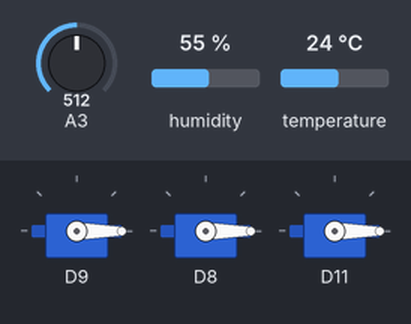
This program was run on a simulated Raspberry Pi (BCM pin numbers). On the bench: 3 × servo. The test bench sets the inputs (shaded band); at power-on: humidity 55 %, A3 = 512, temperature 24 °C (analog values on the 0–1023 scale).

Above: at 6.2 s.
6.3 s: humidity set to 22 %
11.5 s: A3 set to 716
At 14.4 s:
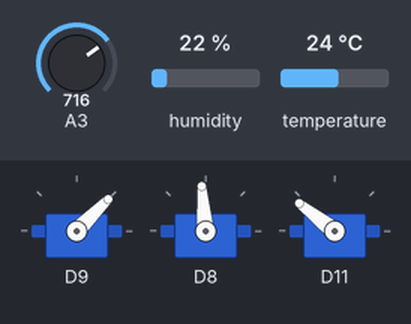
15.8 s: temperature set to 12 °C
At 18.0 s:
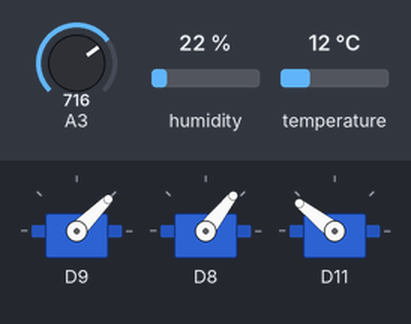
20.1 s: A3 set to 511
At 21.6 s:
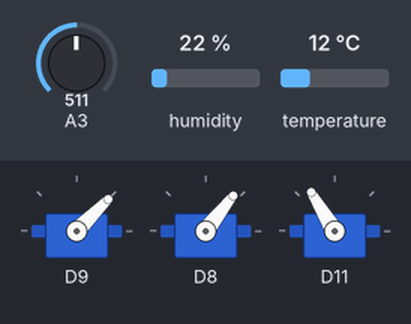
24.4 s: humidity set to 40 %
At 28.8 s:
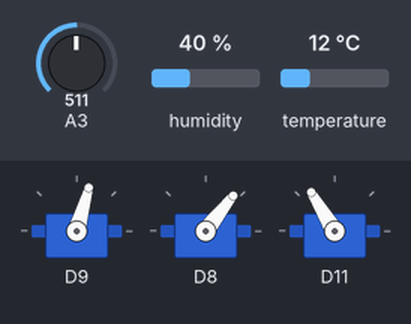
29.1 s: A3 set to 306
At 32.4 s:
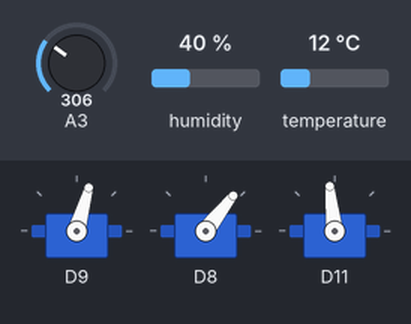
Timing chart, 0 to 33.9 s (numbered marks = the images above; inputs shaded):
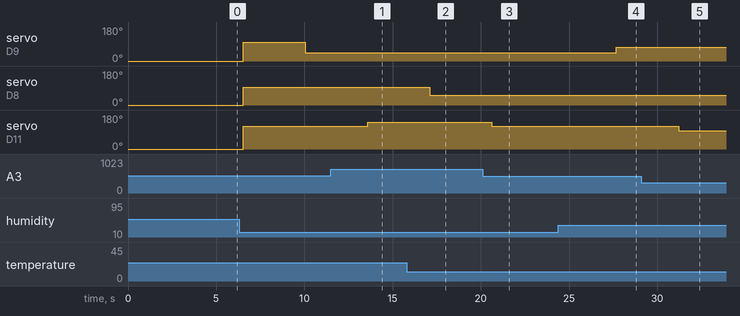

Measured:
- after the input at 11.5 s, servo on D11: 121° → 142° after 2.1 s
- after the input at 15.8 s, servo on D8: 95° → 52° after 1.3 s
- after the input at 20.1 s, servo on D11: 142° → 121° after 0.53 s
- after the input at 24.4 s, servo on D9: 45° → 74° after 3.3 s
- after the input at 29.1 s, servo on D11: 121° → 96° after 2.1 s

The program:

weatherstation-arduinolight.py
```python
#!/usr/bin/env python


import RPi.GPIO as GPIO, time, os
import math
from pyfirmata import Arduino, util, SERVO
import sys
import Adafruit_DHT
import subprocess

DEBUG = 1
GPIO.setmode(GPIO.BCM)


def arduino_map(x, in_min, in_max, out_min, out_max):
        return (x - in_min) * (out_max - out_min) // (in_max - in_min) + out_min


#board=Arduino("/dev/ttyACM0")
#board=Arduino("/dev/ttyUSB0")
board=Arduino("/dev/ttyAMA0")
board.digital[9].mode = SERVO # humidity
board.digital[8].mode = SERVO # temp
board.digital[11].mode = SERVO # light
it = util.Iterator(board)
it.start()
# Start reporting for defined pins
board.analog[3].enable_reporting()


count=0
lastlightvalue=0
light=0
servolightposition=arduino_map((math.sqrt(1024-light)),0,32,10,170)
while True:
	humidity, temperature = Adafruit_DHT.read_retry(Adafruit_DHT.AM2302, 4)
	if humidity is not None and temperature is not None:
        	time.sleep(1)
		light=board.analog[3].read()
		light=int(light*1000)
        	# light sensor tunning, must be setup always
		if light>1024:
                	light=1024
        	if light<0:
                	light=0
        	servotemp=arduino_map(math.fabs(temperature),0,45,10,170)
        	servohum=arduino_map(math.fabs(humidity),0,100,10,170)
		servolight=math.sqrt(light)
		servolightposition=arduino_map((math.sqrt(light)),0,32,10,170)
        	board.digital[9].write(servohum)
        	board.digital[8].write(servotemp)
		board.digital[11].write(servolightposition)
		#print servolight
		# send data online
		count=count+1
		if count==30:
			devnull = open("/dev/null","w")
			datastring="http://www.ferranfabregas.info/weatherstation/addinfo.php?data="+str((time.strftime("%Y%m%d%H%M%S")))+","+str('{0:0.1f}'.format(humidity))+","+str('{0:0.1f}'.format(temperature))+","+str(servolight)
			print datastring
    			subprocess.call(["wget",datastring],stderr=devnull)
			count=0
		time.sleep(2)
```
